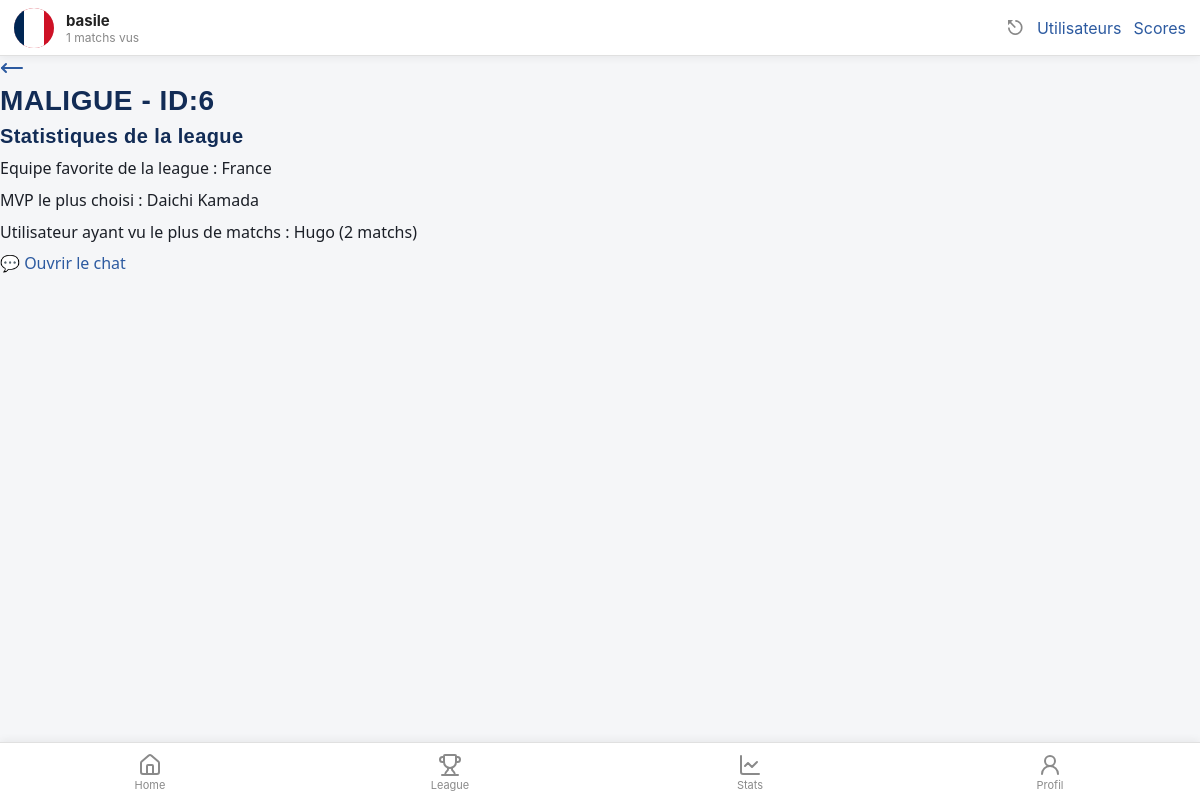
The page /index.php?view=league&idLeague=6 (signed in) on the database its author committed.
### tables this page shows
CREATE TABLE `UTILISATEUR` (
  `id` int NOT NULL,
  `pseudo` varchar(50) NOT NULL,
  `mot_de_passe` varchar(255) NOT NULL,
  `equipe_pref_id` int DEFAULT NULL,
  `joueur_pref_id` int DEFAULT NULL,
  `pdp` varchar(255) NOT NULL,
  `admin` tinyint(1) NOT NULL DEFAULT '0',
  `blacklist` tinyint(1) NOT NULL DEFAULT '0'
);

CREATE TABLE `LEAGUE` (
  `id` int NOT NULL,
  `nom` varchar(100) NOT NULL,
  `createur_id` int NOT NULL
);

### libs/maLibUtils.php (called while the page is built, shortened)
<?php
function valider($nom,$type="REQUEST")
{
	switch($type)
	{
		case 'REQUEST':
		if(isset($_REQUEST[$nom]) && !($_REQUEST[$nom] == ""))
			return proteger($_REQUEST[$nom]);
		break;
		case 'SESSION':
		if(isset($_SESSION[$nom]) && !($_SESSION[$nom] == ""))
			return $_SESSION[$nom];
		break;
	}
	return false;
}
function proteger($str)
{
	if (is_array($str))
	{
		$nextTab = array();
		foreach($str as $cle => $val)
		{
			$nextTab[$cle] = addslashes($val);
		}
		return $nextTab;
	}
	else
		return addslashes ($str);
}
?>

### libs/maLibSQL.pdo.php (called while the page is built, shortened)
<?php
function SQLGetChamp($sql)
{
	global $BDD_host;
	global $BDD_base;
	global $BDD_user;
	global $BDD_password;
	try {
		$dbh = new PDO("mysql:host=$BDD_host;dbname=$BDD_base", $BDD_user, $BDD_password);
	} catch (PDOException $e) {
		die("<font color=\"red\">SQLGetChamp: Erreur de connexion : " . $e->getMessage() . "</font>");
	}
	$dbh->exec("SET CHARACTER SET utf8");
	$res = $dbh->query($sql);
	$num = $res->rowCount();
	$res->setFetchMode(PDO::FETCH_NUM);
	$ligne = $res->fetch();
	if ($ligne == false) return false;
	else return $ligne[0];
}
function SQLSelect($sql)
{
 	global $BDD_host;
	global $BDD_base;
 	global $BDD_user;
 	global $BDD_password;
	try {
		$dbh = new PDO("mysql:host=$BDD_host;dbname=$BDD_base", $BDD_user, $BDD_password);
	} catch (PDOException $e) {
		die("<font color=\"red\">SQLSelect: Erreur de connexion : " . $e->getMessage() . "</font>");
	}
	$dbh->exec("SET CHARACTER SET utf8");
	$res = $dbh->query($sql);
	$num = $res->rowCount();
	if ($num==0) return false;
	else return $res;
}
function parcoursRs($result)
{
	$result->setFetchMode(PDO::FETCH_ASSOC);
	while ($ligne = $result->fetch())
		$tab[]= $ligne;
	return $tab;
}
?>

### libs/modele.php (called while the page is built, shortened)
<?php
include_once(__DIR__ . "/maLibSQL.pdo.php");
function getEquipePrefereeLeague($idLeague)
{
    $sql = "SELECT e.nom, COUNT(*) as nb
            FROM UTILISATEUR u
            JOIN EQUIPE e ON u.equipe_pref_id = e.id
            JOIN MEMBRE_LEAGUE ml ON u.id = ml.user_id
            WHERE ml.league_id = $idLeague
            AND u.equipe_pref_id IS NOT NULL
            GROUP BY e.id
            ORDER BY nb DESC
            LIMIT 1";
    $res = parcoursRS(SQLSelect($sql));
    return count($res) ? $res[0] : null;
}
function getMVPLigue($idLeague)
{
    $sql = "SELECT j.nom, j.prenom, COUNT(*) as nb
            FROM AVIS_MATCH a
            JOIN JOUEUR j ON a.mvp_id = j.id
            JOIN MEMBRE_LEAGUE ml ON a.user_id = ml.user_id
            WHERE ml.league_id = $idLeague
            GROUP BY j.id
            ORDER BY nb DESC
            LIMIT 1";
    $res = parcoursRS(SQLSelect($sql));
    return count($res) ? $res[0] : null;
}
function getTopViewerLeague($idLeague)
{
    $sql = "SELECT u.pseudo, COUNT(*) as nb
            FROM AVIS_MATCH a
            JOIN UTILISATEUR u ON a.user_id = u.id
            JOIN MEMBRE_LEAGUE ml ON a.user_id = ml.user_id
            WHERE ml.league_id = $idLeague
            AND a.vu_ou IS NOT NULL
            GROUP BY u.id
            ORDER BY nb DESC
            LIMIT 1";
    $res = parcoursRS(SQLSelect($sql));
    return count($res) ? $res[0] : null;
}
function getLeague($idLeague)
{
	$SQL = "SELECT L.id, L.nom, L.createur_id, U.pseudo AS createur
			FROM LEAGUE L
			JOIN UTILISATEUR U ON U.id = L.createur_id
			WHERE L.id = '$idLeague'";
	$tab = parcoursRs(SQLSelect($SQL));
	return count($tab) ? $tab[0] : false;
}
function getProfil($idUser)
{
    $SQL = "SELECT U.id, U.pseudo, U.pdp, U.equipe_pref_id, U.joueur_pref_id,
				   E.nom AS equipe_nom, E.image_drapeau,
				   J.prenom AS joueur_prenom, J.nom AS joueur_nom, J.image_joueur
            FROM UTILISATEUR U
            LEFT JOIN EQUIPE E ON E.id = U.equipe_pref_id
            LEFT JOIN JOUEUR J ON J.id = U.joueur_pref_id
            WHERE U.id = '$idUser'";
    $rs = parcoursRs(SQLSelect($SQL));
    return (count($rs) > 0) ? $rs[0] : false;
}
function getStatsProfil($idUser)
{
    $nbVus = SQLGetChamp("SELECT COUNT(*) FROM AVIS_MATCH WHERE user_id='$idUser' AND vu_ou IS NOT NULL");
    $SQL = "SELECT J.prenom, J.nom, COUNT(*) AS nb
            FROM AVIS_MATCH A
            JOIN JOUEUR J ON J.id = A.mvp_id
            WHERE A.user_id='$idUser' AND A.mvp_id IS NOT NULL
            GROUP BY A.mvp_id ORDER BY nb DESC LIMIT 1";
    $rs = parcoursRs(SQLSelect($SQL));
    $mvp = (count($rs) > 0) ? $rs[0]['prenom'] . ' ' . $rs[0]['nom'] : 'Aucun';
    $SQL = "SELECT E.nom, COUNT(*) AS nb
            FROM AVIS_MATCH A
            JOIN MATCHS M ON M.id = A.match_id
            JOIN EQUIPE E ON E.id = M.equipe_dom_id OR E.id = M.equipe_ext_id
            WHERE A.user_id='$idUser' AND A.vu_ou IS NOT NULL
            GROUP BY E.id ORDER BY nb DESC LIMIT 1";
    $rs = parcoursRs(SQLSelect($SQL));
    $equipePlusVue = (count($rs) > 0) ? $rs[0]['nom'] : 'Aucune';
    $noteMoy = SQLGetChamp("SELECT ROUND(AVG(note_match),1) FROM AVIS_MATCH WHERE user_id='$idUser' AND note_match IS NOT NULL");
    $nbStade = SQLGetChamp("SELECT COUNT(*) FROM AVIS_MATCH WHERE user_id='$idUser' AND vu_ou='stade'");
    if (!$nbStade) $nbStade = 0;
    return compact('nbVus', 'mvp', 'equipePlusVue', 'noteMoy', 'nbStade');
}
?>

### templates/league.php (the view, shortened to what this page needs)
<?php
include_once("libs/modele.php");
include_once("libs/maLibUtils.php");
$idLeague = valider("idLeague");
$league   = getLeague($idLeague);
?>
<div class="page-entete">
	<a class="retour" href="index.php?view=leagues" aria-label="Retour"><svg xmlns="http://www.w3.org/2000/svg" width="24" height="24" viewBox="0 0 24 24" fill="none" stroke="currentColor" stroke-width="2" stroke-linecap="round" stroke-linejoin="round" class="lucide lucide-move-left-icon lucide-move-left"><path d="M6 8L2 12L6 16"/><path d="M2 12H22"/></svg></a>
	<h1 class="lg-titre"><?php echo htmlspecialchars($league['nom']); ?> - Id:<?php echo $league['id']; ?></h1>
</div>
<?php
$equipePref = getEquipePrefereeLeague($idLeague);
$mvp = getMVPLigue($idLeague);
$topViewer = getTopViewerLeague($idLeague);
?>
<h2>Statistiques de la league</h2>
<p>
Equipe favorite de la league :
<?php echo $equipePref ? $equipePref['nom'] : "Aucune"; ?>
</p>
<p>
MVP le plus choisi :
<?php echo $mvp ? $mvp['prenom']." ".$mvp['nom'] : "Aucun"; ?>
</p>
<p>
Utilisateur ayant vu le plus de matchs :
<?php echo $topViewer ? $topViewer['pseudo']." (".$topViewer['nb']." matchs)" : "Aucun"; ?>
</p>
<a class="chat-acces" href="index.php?view=chat&amp;idLeague=<?php echo $league['id']; ?>">
	💬 Ouvrir le chat
</a>

### templates/header.php (shortened to what this page needs)
<!DOCTYPE html PUBLIC "-//W3C//DTD XHTML 1.0 Strict//EN" "http://www.w3.org/TR/xhtml1/DTD/xhtml1-strict.dtd">
<html xmlns="http://www.w3.org/1999/xhtml">
<head>
	<link rel="stylesheet" type="text/css" href="css/style.css?v=6">
</head>
<body>
<?php
include_once "libs/modele.php";
?>
<div id="entete">
	<?php if (valider("connecte", "SESSION")) :
		$idMoi  = valider("idUser", "SESSION");
		$profil = getProfil($idMoi);
		$stats  = getStatsProfil($idMoi);
		$pp = $profil['pdp'] ? $profil['pdp'] : 'default.png';
	?>
		<img class="entete-pp" src="ressources/images_drapeaux/<?php echo htmlspecialchars($pp); ?>" alt="" />
		<div class="entete-info">
			<span class="entete-pseudo"><?php echo htmlspecialchars($profil['pseudo']); ?></span>
			<span class="entete-stat"><?php echo (int) $stats['nbVus']; ?> matchs vus</span>
		</div>
		<a class="entete-logout" href="controleur.php?action=Logout" aria-label="Déconnexion">⎋</a>
	<?php else : ?>
		<a class="entete-login" href="index.php?view=login">Se connecter</a>
	<?php endif; ?>
	<?php
	if (valider("isAdmin","SESSION")){
		echo '<a href="index.php?view=users">Utilisateurs</a>';
		echo '<a href="index.php?view=scores">Scores</a>';
	} ?>
</div>

### css/style.css (style rules this page uses)
body { padding-top:56px; padding-bottom:70px; }
#entete { position: fixed; top:0; left:0; right:0; height: 56px; display: flex; align-items: center; gap: 12px; padding: 0 14px; background: #fff; border-bottom: 1px solid #e0e0e0; box-shadow: 0 2px 8px rgba(0,0,0,0.06); z-index: 1000; font-family: -apple-system, system-ui, sans-serif; }
.entete-pp { width:40px; height:40px; border-radius:50%; object-fit:cover; background:#eee; }
.entete-info { display:flex; flex-direction:column; flex:1; }
.entete-pseudo { font-weight:bold; font-size:15px; color:#222; }
.entete-stat { font-size:12px; color:#888; }
.entete-logout { font-size:20px; color:#888; text-decoration:none; }
:root { --color-primary: #122C56; --color-primary-light: #2C5AA0; --color-accent: #F0A202; --color-success: #2E8B57; --color-danger: #D7263D; --color-bg: #F5F6F8; --color-surface: #FFFFFF; --color-border: #E2E5EA; --color-text: #1B1F27; --color-text-muted: #6B7280; --color-on-primary: #FFFFFF; --font-display: 'Oswald', sans-serif; --font-body: 'Work Sans', system-ui, sans-serif; --container-width: 480px; --nav-height: 64px; --radius-sm: 6px; --radius-md: 12px; --radius-lg: 20px; --shadow-card: 0 2px 10px rgba(18, 44, 86, 0.08); --space-xs: 4px; --space-sm: 8px; --space-md: 16px; --space-lg: 24px; --space-xl: 32px; }
*, *::before, *::after { box-sizing: border-box; }
body { margin: 0; font-family: var(--font-body); color: var(--color-text); background: var(--color-bg); -webkit-font-smoothing: antialiased; }
h1, h2, h3, h4 { font-family: var(--font-display); font-weight: 600; margin: 0 0 var(--space-sm); letter-spacing: 0.02em; color: var(--color-primary); }
h1 { font-size: 28px; text-transform: uppercase; }
h2 { font-size: 20px; }
p { margin: 0 0 var(--space-sm); line-height: 1.5; }
a { color: var(--color-primary-light); text-decoration: none; }

### rows shown on the page
utilisateur: pdp (picture), pseudo "basile"
league: nom "MALIGUE", id "6"

### other values the page prints
$stats['nbVus'] "1"
$equipePref['nom'] "France"
$mvp['prenom'] "Daichi"
$mvp['nom'] "Kamada"
$topViewer['pseudo'] "Hugo"
$topViewer['nb'] "2"
